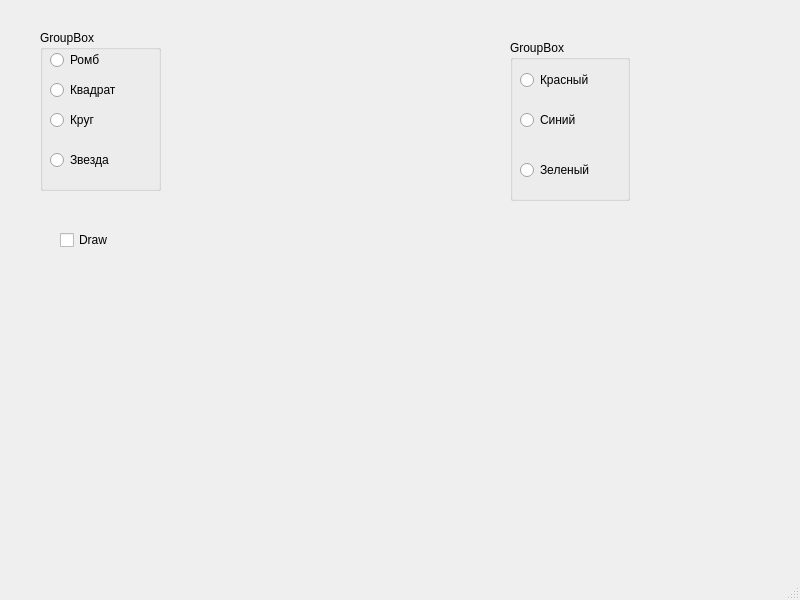
<?xml version="1.0" encoding="UTF-8"?>
<ui version="4.0">
 <class>MainWindow</class>
 <widget class="QMainWindow" name="MainWindow">
  <property name="geometry">
   <rect>
    <x>0</x>
    <y>0</y>
    <width>800</width>
    <height>600</height>
   </rect>
  </property>
  <property name="windowTitle">
   <string>MainWindow</string>
  </property>
  <widget class="QWidget" name="centralwidget">
   <widget class="QGroupBox" name="groupBox">
    <property name="geometry">
     <rect>
      <x>40</x>
      <y>30</y>
      <width>121</width>
      <height>161</height>
     </rect>
    </property>
    <property name="title">
     <string>GroupBox</string>
    </property>
    <widget class="QRadioButton" name="radioButton">
     <property name="geometry">
      <rect>
       <x>10</x>
       <y>20</y>
       <width>95</width>
       <height>20</height>
      </rect>
     </property>
     <property name="text">
      <string>Ромб</string>
     </property>
    </widget>
    <widget class="QRadioButton" name="radioButton_2">
     <property name="geometry">
      <rect>
       <x>10</x>
       <y>80</y>
       <width>95</width>
       <height>20</height>
      </rect>
     </property>
     <property name="text">
      <string>Круг</string>
     </property>
    </widget>
    <widget class="QRadioButton" name="radioButton_3">
     <property name="geometry">
      <rect>
       <x>10</x>
       <y>120</y>
       <width>95</width>
       <height>20</height>
      </rect>
     </property>
     <property name="text">
      <string>Звезда</string>
     </property>
    </widget>
    <widget class="QRadioButton" name="radioButton_7">
     <property name="geometry">
      <rect>
       <x>10</x>
       <y>50</y>
       <width>95</width>
       <height>20</height>
      </rect>
     </property>
     <property name="text">
      <string>Квадрат</string>
     </property>
    </widget>
   </widget>
   <widget class="QGroupBox" name="groupBox_2">
    <property name="geometry">
     <rect>
      <x>510</x>
      <y>40</y>
      <width>120</width>
      <height>161</height>
     </rect>
    </property>
    <property name="title">
     <string>GroupBox</string>
    </property>
    <widget class="QRadioButton" name="radioButton_4">
     <property name="geometry">
      <rect>
       <x>10</x>
       <y>30</y>
       <width>95</width>
       <height>20</height>
      </rect>
     </property>
     <property name="text">
      <string>Красный</string>
     </property>
    </widget>
    <widget class="QRadioButton" name="radioButton_5">
     <property name="geometry">
      <rect>
       <x>10</x>
       <y>70</y>
       <width>95</width>
       <height>20</height>
      </rect>
     </property>
     <property name="text">
      <string>Синий</string>
     </property>
    </widget>
    <widget class="QRadioButton" name="radioButton_6">
     <property name="geometry">
      <rect>
       <x>10</x>
       <y>120</y>
       <width>95</width>
       <height>20</height>
      </rect>
     </property>
     <property name="text">
      <string>Зеленый</string>
     </property>
    </widget>
   </widget>
   <widget class="QCheckBox" name="checkBox">
    <property name="geometry">
     <rect>
      <x>60</x>
      <y>230</y>
      <width>81</width>
      <height>20</height>
     </rect>
    </property>
    <property name="text">
     <string>Draw</string>
    </property>
   </widget>
  </widget>
  <widget class="QMenuBar" name="menubar">
   <property name="geometry">
    <rect>
     <x>0</x>
     <y>0</y>
     <width>800</width>
     <height>26</height>
    </rect>
   </property>
  </widget>
  <widget class="QStatusBar" name="statusbar"/>
 </widget>
 <resources/>
 <connections/>
</ui>
